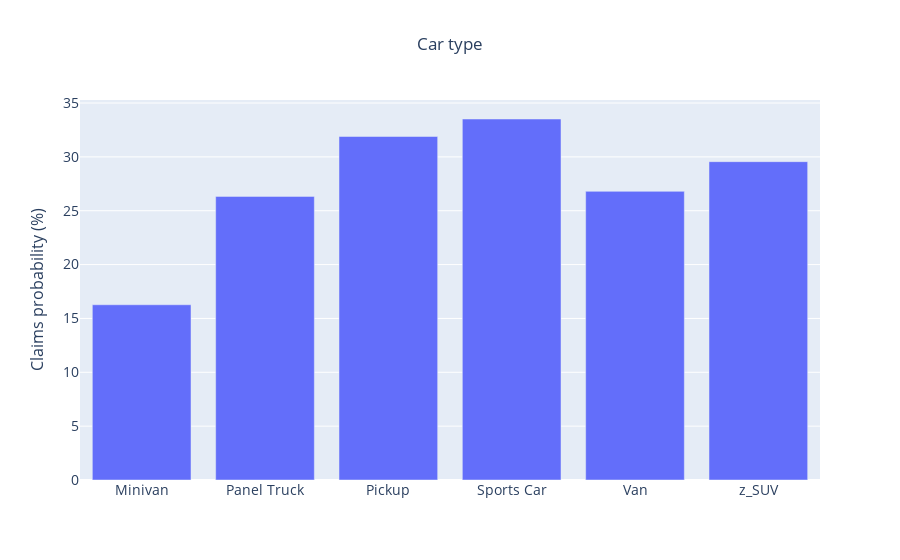

The notebook cell this image was saved under:
### Markdown cell above
* We find that students and blue collar works appear to have a higher rate than individuals with other types of jobs.

### Code cell
cart = ['Minivan','Panel Truck','Pickup','Sports Car','Van','z_SUV']
fig = go.Figure(data=[
    go.Bar(name='Car type',x=cart, y=viz[2])
])
fig.update_layout(
    title='Car type',
    xaxis_tickfont_size=14,
    yaxis=dict(
        title='Claims probability (%)',
        titlefont_size=16,
        tickfont_size=14,
    ),title_x=0.5)
fig.show()

### Figure 1 — Plotly figure (JSON) as saved in the notebook; plotly's stock layout.template omitted (floating-point values rounded to 4 significant figures)
{"data": [{"name": "Car type", "type": "bar", "x": ["Minivan", "Panel Truck", "Pickup", "Sports Car", "Van", "z_SUV"], "y": [16.27, 26.33, 31.89, 33.52, 26.8, 29.56]}], "layout": {"title": {"text": "Car type", "x": 0.5}, "xaxis": {"tickfont": {"size": 14}}, "yaxis": {"tickfont": {"size": 14}, "title": {"font": {"size": 16}, "text": "Claims probability (%)"}}}}
